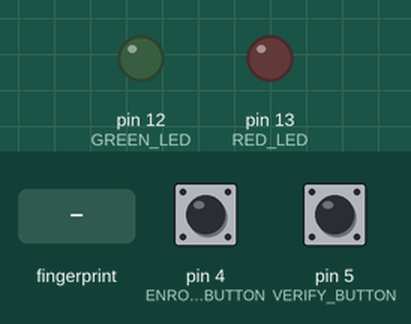
Simulated run of this sketch. Board: Arduino Uno, built with avr-gcc and run on an emulated ATmega328P. Parts: output pins drawn as LEDs (lit = HIGH). Dashed ring = blinking. The test bench sets the inputs (shaded band); at power-on: pin 5 (VERIFY_BUTTON) HIGH, pin 4 (ENROLL_BUTTON) HIGH. What the sketch prints to the serial monitor is not drawn.

Above: at 3.7 s.
3.8 s: pin 5 (VERIFY_BUTTON) pulled LOW for 0.15 s
At 4.5 s:
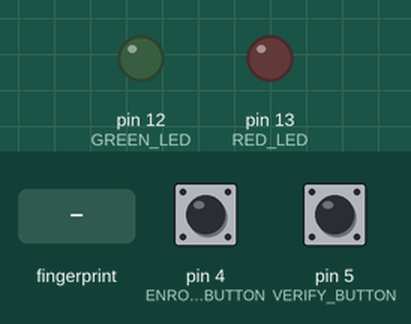
5.4 s: finger stored as number 1 placed on the sensor
At 5.8 s:
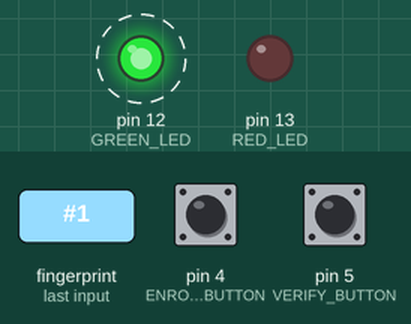
8.4 s: pin 4 (ENROLL_BUTTON) pulled LOW for 0.15 s
At 9.2 s:
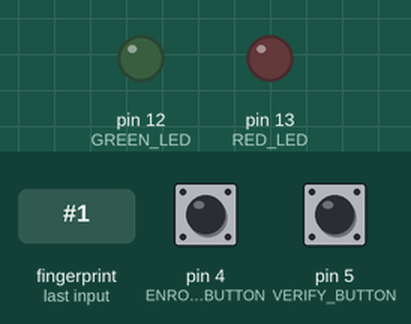
Timing chart, 0 to 11.4 s (numbered marks = the images above; inputs shaded):
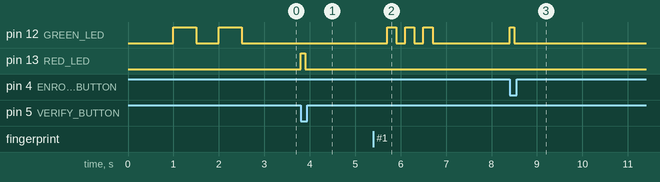

The sketch:

R307_BioAccess.ino
```cpp
#include <Adafruit_Fingerprint.h>
#include <SoftwareSerial.h>

// Pin definitions
#define FINGERPRINT_RX 2
#define FINGERPRINT_TX 3
#define ENROLL_BUTTON 4
#define VERIFY_BUTTON 5
#define GREEN_LED 12
#define RED_LED 13

// Button debounce
unsigned long lastDebounceTime = 0;
unsigned long debounceDelay = 50;

SoftwareSerial mySerial(FINGERPRINT_RX, FINGERPRINT_TX);
Adafruit_Fingerprint finger = Adafruit_Fingerprint(&mySerial);

void setup() {
  Serial.begin(9600);
  while (!Serial); // Aguarda a conexão serial no Leonardo/Pro Micro

  // Inicializa os pinos
  pinMode(ENROLL_BUTTON, INPUT_PULLUP);
  pinMode(VERIFY_BUTTON, INPUT_PULLUP);
  pinMode(GREEN_LED, OUTPUT);
  pinMode(RED_LED, OUTPUT);

  // Inicializa o sensor
  finger.begin(57600);

  // Verifica se o sensor está conectado
  if (finger.verifyPassword()) {
    Serial.println("R307 Ready");
    // Pisca o LED verde para indicar inicialização
    digitalWrite(GREEN_LED, HIGH);
    delay(500);
    digitalWrite(GREEN_LED, LOW);
    delay(500);
    digitalWrite(GREEN_LED, HIGH);
    delay(500);
    digitalWrite(GREEN_LED, LOW);
  } else {
    Serial.println("Sensor não encontrado!");
    // Pisca o LED vermelho em caso de erro
    while (1) {
      digitalWrite(RED_LED, HIGH);
      delay(200);
      digitalWrite(RED_LED, LOW);
      delay(200);
    }
  }
}

void loop() {
  // Verifica se o botão de cadastro foi pressionado
  if (digitalRead(ENROLL_BUTTON) == LOW) {
    if (debounceButton(ENROLL_BUTTON)) {
      enrollFingerprint();
    }
  }

  // Verifica se o botão de verificação foi pressionado
  if (digitalRead(VERIFY_BUTTON) == LOW) {
    if (debounceButton(VERIFY_BUTTON)) {
      verifyFingerprint();
    }
  }

  // Verifica se há dados na porta serial
  if (Serial.available() > 0) {
    String command = Serial.readStringUntil('\n');
    command.trim();

    if (command == "ENROLL") {
      enrollFingerprint();
    } else if (command == "VERIFY") {
      verifyFingerprint();
    }
  }
}

// Função para evitar ruído nos botões
bool debounceButton(int button) {
  if ((millis() - lastDebounceTime) > debounceDelay) {
    lastDebounceTime = millis();
    return true;
  }
  return false;
}

void enrollFingerprint() {
  Serial.println("MODE:ENROLL");
  digitalWrite(GREEN_LED, HIGH);
  delay(100);
  digitalWrite(GREEN_LED, LOW);

  // Primeira captura
  Serial.println("Coloque o dedo no sensor...");
  int p = -1;
  while (p != FINGERPRINT_OK) {
    p = finger.getImage();
    switch (p) {
      case FINGERPRINT_OK:
        Serial.println("Imagem capturada");
        break;
      case FINGERPRINT_NOFINGER:
        Serial.print(".");
        break;
      default:
        Serial.println("Erro na captura");
        errorFeedback();
        return;
    }
    delay(50);
  }

  // Converte a imagem
  p = finger.image2Tz(1);
  if (p != FINGERPRINT_OK) {
    Serial.println("Erro no processamento da imagem");
    errorFeedback();
    return;
  }

  Serial.println("Remova o dedo do sensor");
  digitalWrite(GREEN_LED, HIGH);
  delay(2000);

  // Segunda captura
  Serial.println("Coloque o mesmo dedo novamente...");
  p = -1;
  while (p != FINGERPRINT_OK) {
    p = finger.getImage();
    if (p == FINGERPRINT_NOFINGER) {
      continue;
    }
    if (p != FINGERPRINT_OK) {
      Serial.println("Erro na segunda captura");
      errorFeedback();
      return;
    }
    Serial.println("Imagem capturada");
  }

  // Converte a segunda imagem
  p = finger.image2Tz(2);
  if (p != FINGERPRINT_OK) {
    Serial.println("Erro no processamento da segunda imagem");
    errorFeedback();
    return;
  }

  // Cria o modelo
  p = finger.createModel();
  if (p != FINGERPRINT_OK) {
    Serial.println("As digitais não conferem");
    errorFeedback();
    return;
  }

  // Armazena o modelo
  p = finger.storeModel(1);
  if (p != FINGERPRINT_OK) {
    Serial.println("Erro ao armazenar a digital");
    errorFeedback();
    return;
  }

  Serial.println("Digital cadastrada com sucesso!");
  successFeedback();
}

void verifyFingerprint() {
  Serial.println("MODE:VERIFY");
  digitalWrite(RED_LED, HIGH);
  delay(100);
  digitalWrite(RED_LED, LOW);

  // Captura a digital
  Serial.println("Coloque o dedo no sensor...");
  int p = -1;
  while (p != FINGERPRINT_OK) {
    p = finger.getImage();
    if (p == FINGERPRINT_NOFINGER) {
      continue;
    }
    if (p != FINGERPRINT_OK) {
      Serial.println("Erro na captura");
      errorFeedback();
      return;
    }
    Serial.println("Imagem capturada");
  }

  // Converte a imagem
  p = finger.image2Tz();
  if (p != FINGERPRINT_OK) {
    Serial.println("Erro no processamento da imagem");
    errorFeedback();
    return;
  }

  // Procura por correspondência
  p = finger.fingerSearch();
  if (p == FINGERPRINT_OK) {
    Serial.println("Digital reconhecida!");
    Serial.print("ID: "); Serial.println(finger.fingerID);
    Serial.print("Confiança: "); Serial.println(finger.confidence);
    successFeedback();
  } else {
    Serial.println("Digital não reconhecida");
    errorFeedback();
  }
}

void successFeedback() {
  for (int i = 0; i < 3; i++) {
    digitalWrite(GREEN_LED, HIGH);
    delay(200);
    digitalWrite(GREEN_LED, LOW);
    delay(200);
  }
}

void errorFeedback() {
  for (int i = 0; i < 3; i++) {
    digitalWrite(RED_LED, HIGH);
    delay(200);
    digitalWrite(RED_LED, LOW);
    delay(200);
  }
}
```

Measured:
- after the input at 3.8 s, pin 13 (RED_LED): LOW → HIGH at once, → LOW 0.10 s later
- after the input at 5.4 s, pin 12 (GREEN_LED): alternates HIGH for 0.20 s and LOW for 0.20 s, 6 changes in all, then stays LOW, starting after 0.30 s
- after the input at 8.4 s, pin 12 (GREEN_LED): LOW → HIGH at once, → LOW 0.10 s later
